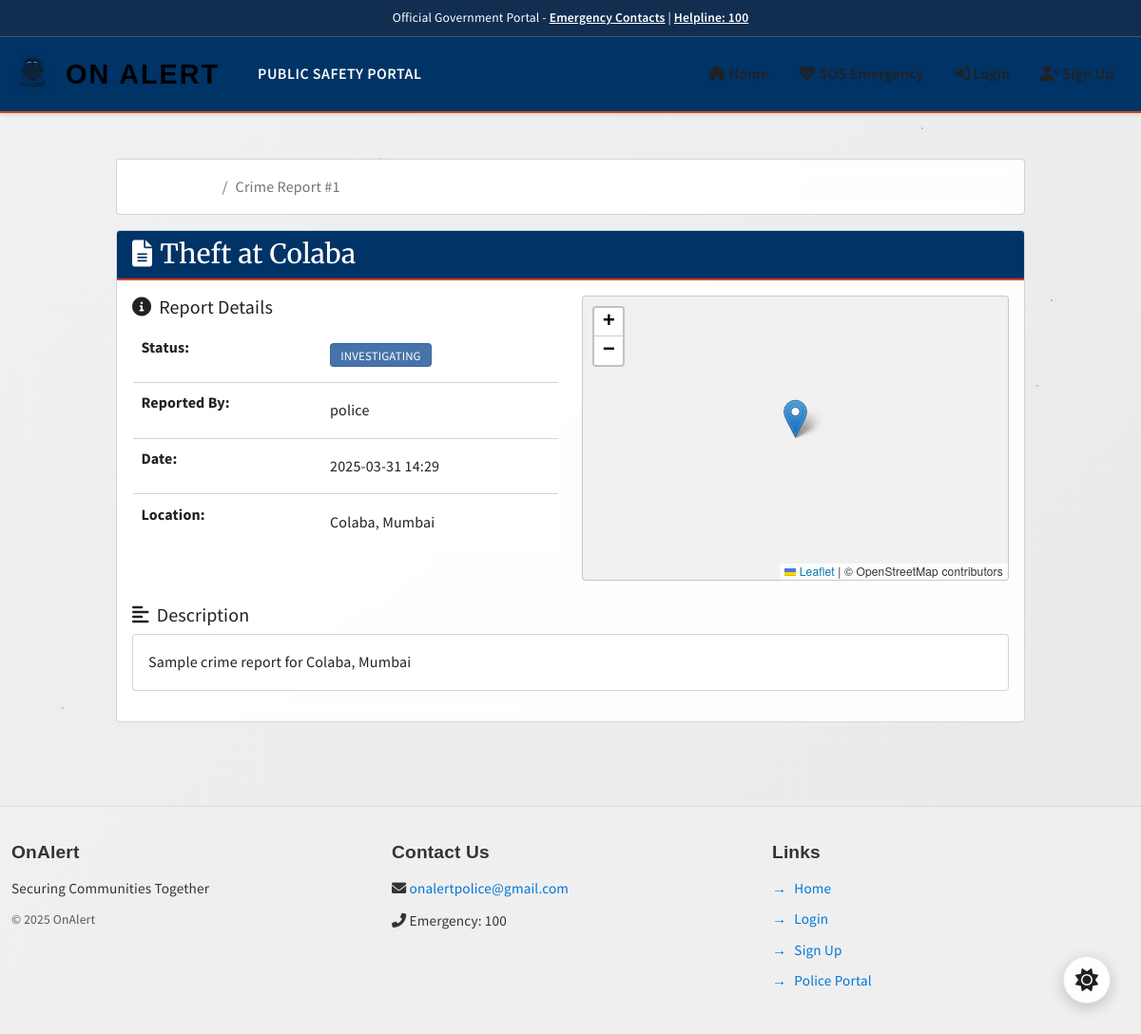
Page /crime/1 on the committed database.
### crime/models.py (models this page shows, shortened)
class CrimeReport(db.Model):
    id = db.Column(db.Integer, primary_key=True)
    title = db.Column(db.String(100), nullable=False)
    description = db.Column(db.Text, nullable=False)
    location = db.Column(db.String(200), nullable=False)
    latitude = db.Column(db.Float, nullable=False)
    longitude = db.Column(db.Float, nullable=False)
    timestamp = db.Column(db.DateTime, default=datetime.utcnow)
    updated_at = db.Column(db.DateTime, default=datetime.utcnow)
    user_id = db.Column(db.Integer, db.ForeignKey('user.id'), nullable=True)  # Made nullable for anonymous reports
    is_anonymous = db.Column(db.Boolean, default=False)  # New field for anonymous reporting
    status = db.Column(db.String(20), default='pending')
    notes = db.Column(db.Text, nullable=True)
    evidence_file = db.Column(db.String(255), nullable=True)
    is_verified = db.Column(db.Boolean, default=False)
    verification_status = db.Column(db.String(20), default='pending')
    action_taken = db.Column(db.Text, nullable=True)
    suspect_description = db.Column(db.Text, nullable=True)
    suspect_sketch = db.Column(db.String(255), nullable=True)

class User(UserMixin, db.Model):
    id = db.Column(db.Integer, primary_key=True)
    username = db.Column(db.String(80), unique=True, nullable=False)
    email = db.Column(db.String(120), unique=True, nullable=False)  # Add email field
    password_hash = db.Column(db.String(128), nullable=False)
    is_admin = db.Column(db.Boolean, default=False)
    is_police = db.Column(db.Boolean, default=False)  # New field to identify police officers
    badge_number = db.Column(db.String(20), unique=True, nullable=True)  # Police badge number
    department = db.Column(db.String(100), nullable=True)  # Police department name
    rank = db.Column(db.String(50), nullable=True)  # Police officer rank
    jurisdiction = db.Column(db.String(100), nullable=True)  # Police officer's jurisdiction
    fake_reports_count = db.Column(db.Integer, default=0)
    is_blocked = db.Column(db.Boolean, default=False)
    account_status = db.Column(db.String(20), default='active')  # active, warned, blocked
    last_warning_date = db.Column(db.DateTime, nullable=True)
    reports = db.relationship('CrimeReport', backref='author', lazy=True)
    is_2fa_enabled = db.Column(db.Boolean, default=False)
    two_factor_code = db.Column(db.String(6), nullable=True)
    emergency_contacts = db.relationship('EmergencyContact', backref='user', lazy=True)  # New relationship for emergency contacts
    latitude = db.Column(db.Float)
    longitude = db.Column(db.Float)
    last_active = db.Column(db.DateTime, default=datetime.utcnow)
    current_cases = db.Column(db.Integer, default=0)
    max_cases = db.Column(db.Integer, default=10)

### crime/app.py (the view)
@app.route('/crime/<int:crime_id>')
def view_crime(crime_id):
    crime = CrimeReport.query.get_or_404(crime_id)
    return render_template('view_crime.html', crime=crime)

### crime/templates/view_crime.html (shortened to what this page needs)
{% extends "base.html" %}
{% block content %}
<section class="view-crime">
    <div class="container mt-4">
        <div class="row">
            <div class="col-md-10 offset-md-1">
                <nav aria-label="breadcrumb">
                    <ol class="breadcrumb glass-effect p-3">
                        {% if current_user.is_admin %}
                        <li class="breadcrumb-item"><a href="{{ url_for('admin_dashboard') }}">Admin Dashboard</a></li>
                        {% else %}
                        <li class="breadcrumb-item"><a href="{{ url_for('reports') }}">Reports</a></li>
                        {% endif %}
                        <li class="breadcrumb-item active" aria-current="page">Crime Report #{{ crime.id }}</li>
                    </ol>
                </nav>
                <div class="card glass-effect mb-4">
                    <div class="card-header d-flex justify-content-between align-items-center">
                        <h3 class="mb-0">
                            <i class="fas fa-file-alt me-2"></i>{{ crime.title }}
                        </h3>
                    </div>
                    <div class="card-body">
                        <div class="row">
                            <div class="col-md-6">
                                <h5><i class="fas fa-info-circle me-2"></i>Report Details</h5>
                                <table class="table">
                                    <tr>
                                        <th>Status:</th>
                                        <td>
                                            <span class="badge glass-effect {% if crime.status == 'pending' %}bg-warning{% elif crime.status == 'investigating' %}bg-info{% elif crime.status == 'resolved' %}bg-success{% else %}bg-secondary{% endif %}">
                                                {{ crime.status|upper }}
                                            </span>
                                        </td>
                                    </tr>
                                    <tr>
                                        <th>Reported By:</th>
                                        <td>
                                            {% if crime.is_anonymous and not current_user.is_admin %}
                                                Anonymous Reporter
                                            {% else %}
                                                {{ crime.author.username if crime.author else 'Anonymous Reporter' }}
                                            {% endif %}
                                        </td>
                                    </tr>
                                    <tr>
                                        <th>Date:</th>
                                        <td>{{ crime.timestamp.strftime('%Y-%m-%d %H:%M') }}</td>
                                    </tr>
                                    <tr>
                                        <th>Location:</th>
                                        <td>{{ crime.location }}</td>
                                    </tr>
                                </table>
                            </div>
                            <div class="col-md-6">
                                <div id="reportMap" style="height: 300px;" class="glass-effect"></div>
                            </div>
                        </div>
                        <div class="mt-4">
                            <h5><i class="fas fa-align-left me-2"></i>Description</h5>
                            <p class="glass-effect p-3">{{ crime.description }}</p>
                        </div>
                    </div>
                </div>
            </div>
        </div>
    </div>
</section>
{% endblock %}

### crime/templates/base.html (style rules this page uses)
body { opacity: 1; transition: opacity 0.3s ease; }
h1, h2, h3, .section-title { transition: transform 0.3s ease, color 0.3s ease; cursor: default; }

### rows in the picture
CrimeReport: id "1", title "Theft at Colaba", status "INVESTIGATING", timestamp "2025-03-31 14:29", location "Colaba, Mumbai", description "Sample crime report for Colaba, Mumbai"
User: author "police"
